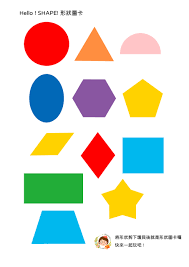
#> input picture shape.jpg, 189 x 267 px
$ python lesson_nine.py
#> lines starting #> are read from the running program, lines starting #| are printed output that depends on the picture; after the words box and inside, x2 and y2 are one past the last pixel; in counts of white or black regions, pixels touching at a corner belong together
import cv2

img = cv2.imread('shape.jpg')
#> img is the input picture: shape (267, 189, 3); mean B, G, R 213, 222, 221.9
img = cv2.resize(img, (0,0), fx=2, fy=2)
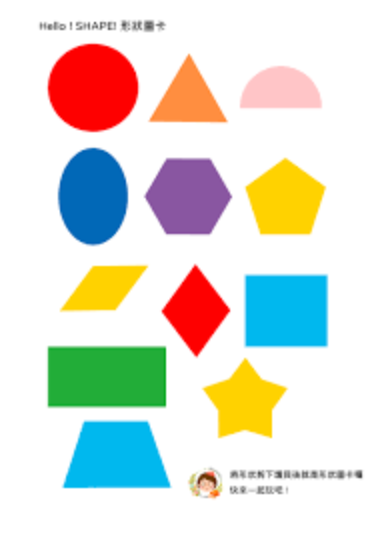
#> img: shape (534, 378, 3); mean B, G, R 213, 222, 221.9
imgContour = img.copy()
img = cv2.cvtColor(img, cv2.COLOR_BGR2GRAY)
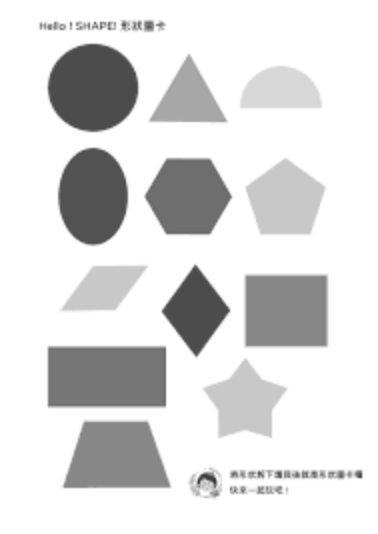
#> img: shape (534, 378); min 49, max 255, mean 221

canny = cv2.Canny(img, 150, 200)
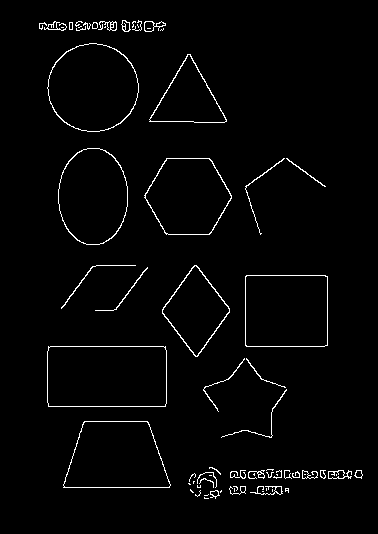
#> canny: shape (534, 378); 2.2% white in thin lines or dots, all inside (x1, y1, x2, y2) = (39, 20, 363, 499)
contours, hierarchy = cv2.findContours(canny, cv2.RETR_EXTERNAL, cv2.CHAIN_APPROX_NONE)
#> contours = 67 contours, 40 with area under 20; largest, box (x1, y1, x2, y2) and area: (47, 346, 167, 407) 7124, (47, 43, 139, 132) 6246, (245, 275, 328, 347) 5817, (63, 421, 171, 488) 5686, (58, 148, 128, 245) 5298

for cnt in contours:
    cv2.drawContours(imgContour, cnt, -1, (255,0,0), 4)
    print(cv2.contourArea(cnt))
#> this loop made 67 passes
#> cnt on passes 3, 4, 7, 10, 16, 19, 20, 21, 52, 53: [[262, 491], [263, 491]], [[221, 490], [220, 491], [220, 492], [221, 491]], [[272, 489], [272, 490], [272, 491], [272, 490]], [[266, 488], [266, 489], [266, 490], [266, 489]], [[188, 483], [189, 484], [190, 484], [189, 483]], [[209, 475], [210, 475], [211, 475], [210, 475]], [[276, 474], [277, 475], [277, 474]], [[254, 473], [253, 474], [254, 475], [254, 474]], [[61, 27], [62, 27], [63, 27], [62, 27]], [[105, 26], [104, 27], [105, 27]]
#| 0.5
#| 0.0
#| 0.0
#| 1.0
#| 39.0
#| 1.0
#| 0.0
#| 2.5
#> (further printed lines are left out)
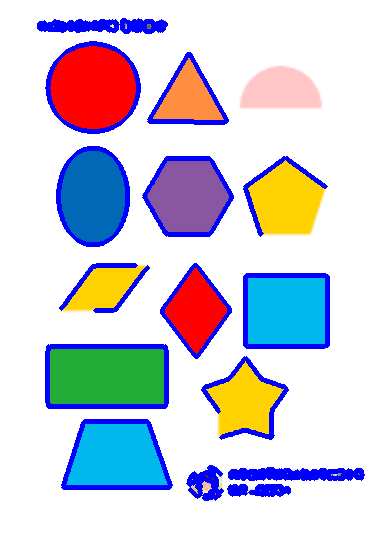
#> imgContour: shape (534, 378, 3); 8.65% of pixels changed, all inside (x1, y1, x2, y2) = (37, 18, 365, 501)


cv2.imshow('shape',img)
cv2.imshow('canny',canny)
cv2.imshow('imgContour',imgContour)
cv2.waitKey(0)
